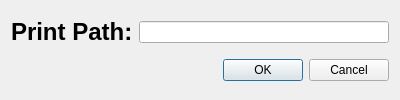
<?xml version="1.0" encoding="UTF-8"?>
<ui version="4.0">
 <class>Dialog</class>
 <widget class="QDialog" name="Dialog">
  <property name="geometry">
   <rect>
    <x>0</x>
    <y>0</y>
    <width>400</width>
    <height>100</height>
   </rect>
  </property>
  <property name="windowTitle">
   <string>Dialog</string>
  </property>
  <layout class="QVBoxLayout" name="verticalLayout">
   <item>
    <layout class="QHBoxLayout" name="horizontalLayout">
     <item>
      <widget class="QLabel" name="label">
       <property name="text">
        <string>&lt;html&gt;&lt;head/&gt;&lt;body&gt;&lt;p&gt;&lt;span style=&quot; font-size:18pt; font-weight:600;&quot;&gt;Print Path:&lt;/span&gt;&lt;/p&gt;&lt;/body&gt;&lt;/html&gt;</string>
       </property>
      </widget>
     </item>
     <item>
      <widget class="QLineEdit" name="lineEdit"/>
     </item>
    </layout>
   </item>
   <item>
    <widget class="QDialogButtonBox" name="buttonBox">
     <property name="standardButtons">
      <set>QDialogButtonBox::Cancel|QDialogButtonBox::Ok</set>
     </property>
    </widget>
   </item>
  </layout>
 </widget>
 <resources/>
 <connections/>
</ui>
